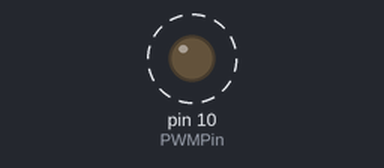
Recording of a sketch running on a simulated Arduino Uno, built with avr-gcc and run on an emulated ATmega328P. Shown: output pins drawn as LEDs (lit = HIGH). Dashed ring = blinking.

Above: at 0.15 s.
Timing chart, 0 to 3.0 s (numbered marks = the images above):
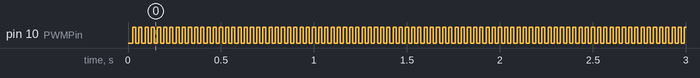

Measured:
- by itself, pin 10 (PWMPin): alternates HIGH for 0.02 s and LOW for 0.02 s

The sketch:

arduinoPWM.ino
```cpp
#include <avr/io.h>

#define PWMPin 10

unsigned int frq = 30; // 周波数
float duty = 0.5; // 指定したいデューティ比

void setup() {
  pinMode(PWMPin, OUTPUT);
}

void loop() {

  // モード指定
  TCCR1A = 0b00100001;
  TCCR1B = 0b00010010;

  // TOP値指定
  OCR1A = (unsigned int)(1000000 / frq);

  // Duty比指定
  OCR1B = (unsigned int)(1000000 / frq * duty);
}
```
